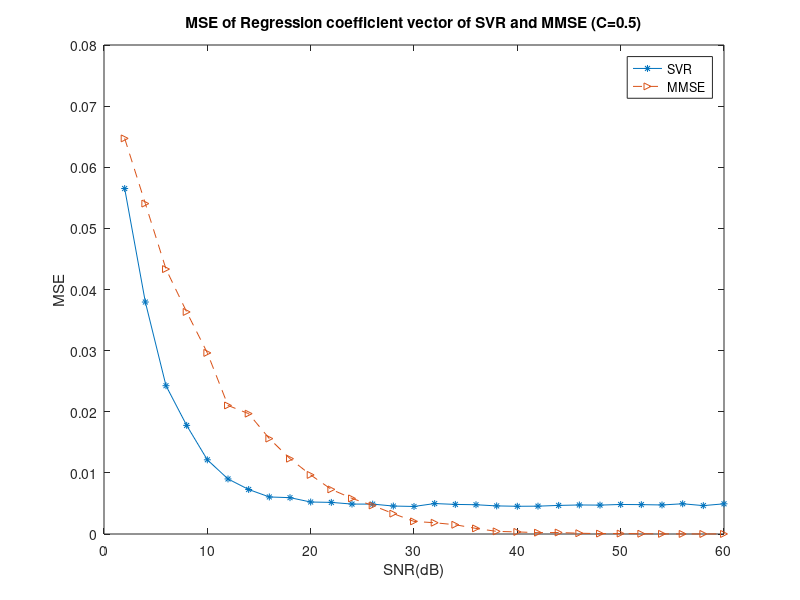
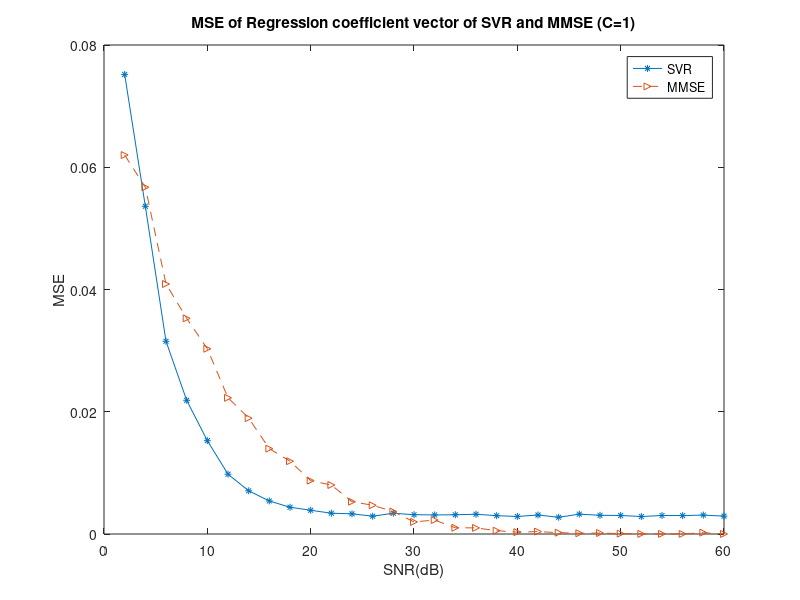
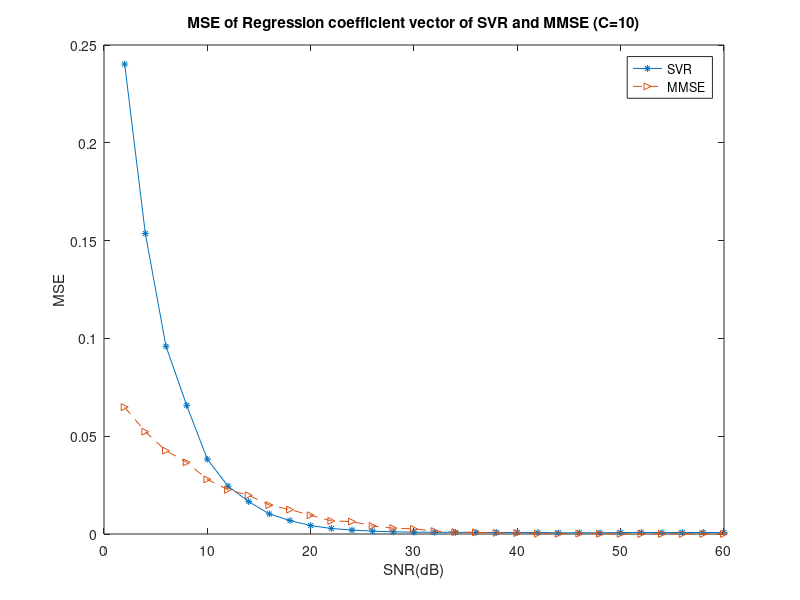
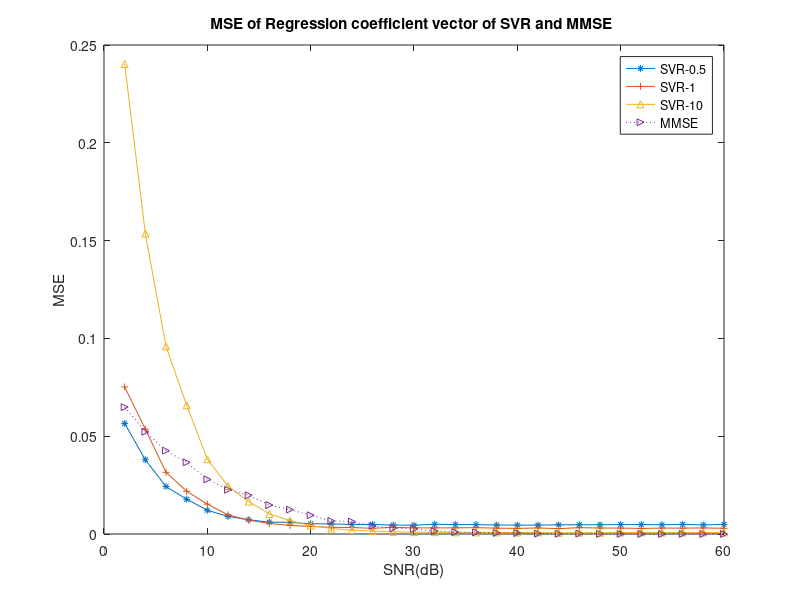

Reproduce these figures in MATLAB, in order.
%% this subroutine plot the figure to show the weight of regularization to
% the regression accuracy of the coefficient vector
%% Parameter setttings
%size of the data set and dimension of the linear function: 30
%epsilon: 0;
%C: 0.5, 1, 10
%tol:1e-3
%SNR=2:2:60

%% SVR 
SVR_half=[0.0565194103, 0.0379502170, 0.0242606473, 0.0177679370, 0.0121378200, 0.0090081467, 0.0072840948, 0.0060604194,...
    0.0059462030, 0.0052330382, 0.0051726333, 0.0048952714, 0.0048907438, 0.0045747993, 0.0045056266, 0.0049815879, ...
    0.0048414685, 0.0047884707, 0.0045960995, 0.0045363804, 0.0045545692, 0.0046774299, 0.0047500743, 0.0047269487, 0.0048315920, 0.0048049019,...
    0.0047515237, 0.0049455589, 0.0046441105, 0.0049382596 ];
SVR_1=[0.0751910198, 0.0536161248, 0.0315329824, 0.0218747250, 0.0152688204, 0.0097868642, 0.0070704491, 0.0054069890, 0.0043779594, 0.0038873642,...
    0.0033999263, 0.0033029666, 0.0029141559, 0.0034006203, 0.0031579424, 0.0031199089, 0.0031486957, 0.0032341160, 0.0029959905, 0.0028684478, 0.0031057701,...
    0.0027383657, 0.0032522202, 0.0030586148, 0.0030329019, 0.0028542711, 0.0030282412, 0.0030134053, 0.0030960773, 0.0029215717];
SVR_10=[0.2402741945, 0.1536062550, 0.0959547727, 0.0657948148, 0.0382327508, 0.0244814050, 0.0165785038, 0.0102634506, 0.0068598356, 0.0043110366,...
    0.0028278478, 0.0020050689, 0.0014694571, 0.0011079173, 0.0009404480, 0.0008864869, 0.0008475004, 0.0008095444, 0.0007857318, 0.0007882345, 0.0007904908,...
    0.0005947380, 0.0006565864, 0.0006077851, 0.0007602370, 0.0008296636, 0.0007459576, 0.0007646142, 0.0007688911, 0.0007927388];




%% MMSE
MMSE_half=[0.0647217004, 0.0540542871, 0.0433394706, 0.0363286486, 0.0296291048, 0.0210285790, 0.0196891092, 0.0156077009, 0.0123232831,...
    0.0096655985, 0.0072984698, 0.0058225025, 0.0046693231, 0.0033330615, 0.0020605653, 0.0018410367, 0.0015130507, 0.0009151611, 0.0004293261,...
    0.0003418612, 0.0002192080, 0.0002406956, 0.0001256598, 0.0000692343, 0.0000715427, 0.0000430746, 0.0000244106, 0.0000107214, 0.0000077923, 0.0000102858];
MMSE_1=[0.0619978495, 0.0567300336, 0.0409001730, 0.0352805813, 0.0303042554, 0.0222822826, 0.0189541812, 0.0139619102, 0.0119115527, 0.0087298774,...
    0.0080153476, 0.0052859346, 0.0047022996, 0.0036689538, 0.0019746184, 0.0022835318, 0.0010193592, 0.0009988158, 0.0005476439, 0.0003055708,...
    0.0003954354, 0.0002167519, 0.0001230214, 0.0001619003, 0.0000600471, 0.0000167627, 0.0000147267, 0.0000122162, 0.0002189039, 0.0000054017];
MMSE_10=[0.0648530860, 0.0522809243, 0.0425859344, 0.0366344600, 0.0279498354, 0.0226104320, 0.0197996388, 0.0147959230, 0.0124535057, 0.0095871225,...
    0.0066861001, 0.0063503710, 0.0040940322, 0.0029895067, 0.0025976326, 0.0014982787, 0.0009428772, 0.0008141103, 0.0005813391, 0.0005002974, 0.0001801114,...
    0.0001248642, 0.0001856225, 0.0000669015, 0.0000433744, 0.0000278095, 0.0000327229, 0.0000322274, 0.0000348164, 0.0000099589];


%% figure plotting
SNR=2:2:60;


figure(1)
plot(SNR, SVR_half, '-*', 'MarkerSize', 5),xlabel('SNR(dB)'), ylabel('MSE'),title('MSE of Regression coefficient vector of SVR and MMSE (C=0.5)');
hold on 
plot(SNR, MMSE_half, '-->', 'MarkerSize', 5),xlabel('SNR(dB)'), ylabel('MSE');
hold on 
legend('SVR', 'MMSE');
hold off

figure(2)
plot(SNR, SVR_1, '-*', 'MarkerSize', 5),xlabel('SNR(dB)'), ylabel('MSE'),title('MSE of Regression coefficient vector of SVR and MMSE (C=1)');
hold on 
plot(SNR, MMSE_1, '-->', 'MarkerSize', 5),xlabel('SNR(dB)'), ylabel('MSE');
hold on 
legend('SVR', 'MMSE');
hold off

figure(3)
plot(SNR, SVR_10, '-*', 'MarkerSize', 5),xlabel('SNR(dB)'), ylabel('MSE'),title('MSE of Regression coefficient vector of SVR and MMSE (C=10)');
hold on 
plot(SNR, MMSE_10, '-->', 'MarkerSize', 5),xlabel('SNR(dB)'), ylabel('MSE');
hold on 
legend('SVR', 'MMSE');
hold off


figure(4)
plot(SNR, SVR_half, '-*', 'MarkerSize', 5),xlabel('SNR(dB)'), ylabel('MSE'),title('MSE of Regression coefficient vector of SVR and MMSE ');
hold on 
plot(SNR, SVR_1, '-+', 'MarkerSize', 5),xlabel('SNR(dB)'), ylabel('MSE'),title('MSE of Regression coefficient vector of SVR and MMSE ');
hold on
plot(SNR, SVR_10, '-^', 'MarkerSize', 5),xlabel('SNR(dB)'), ylabel('MSE'),title('MSE of Regression coefficient vector of SVR and MMSE ');
hold on
plot(SNR, MMSE_10, ':>', 'MarkerSize', 5),xlabel('SNR(dB)'), ylabel('MSE');
hold on 
legend('SVR-0.5', 'SVR-1', 'SVR-10', 'MMSE');
hold off
